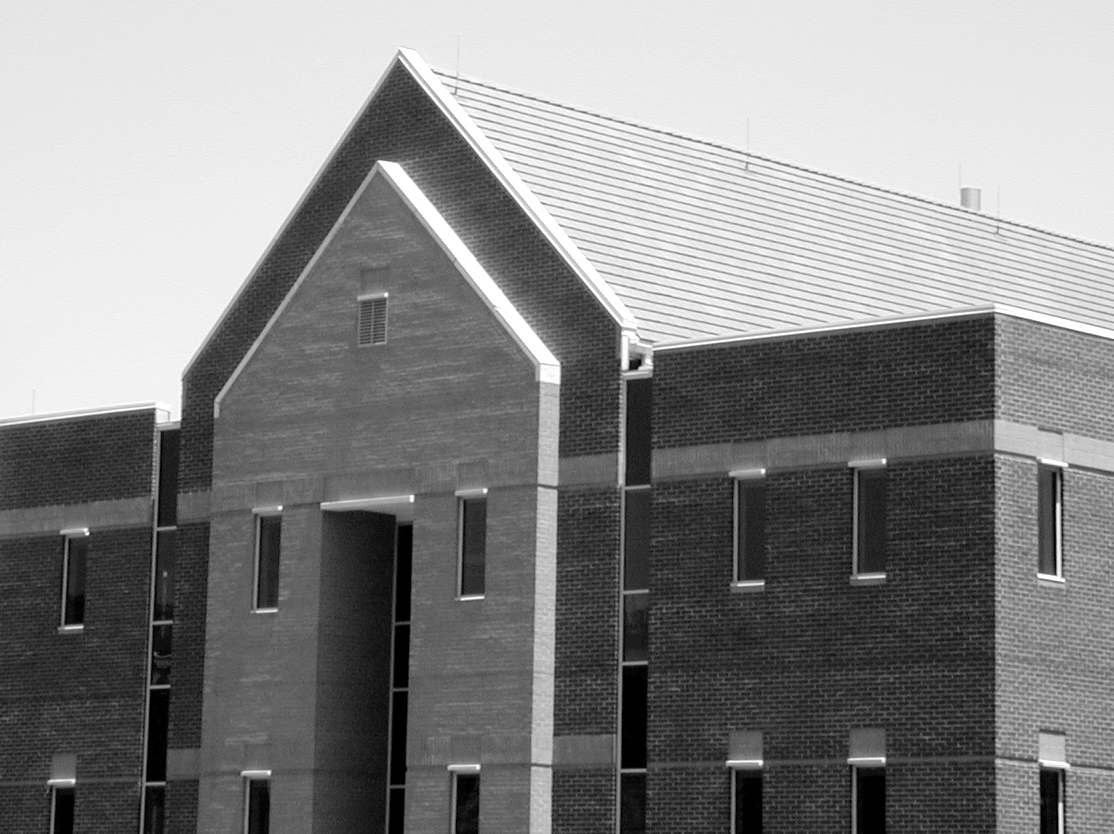
%> input picture BM5113 - Bilgisayarla Görme/reference_scripts/matlab functions II/building.tif, 1114 x 834 px
$ octave --eval "edge45minus(imread('../matlab functions II/building.tif'));"   (GNU Octave 9; MATLAB toolbox functions it lacks are replaced by stand-ins)
%> lines starting %> are read from the running program, lines starting %| are printed output that depends on the picture
function edge45minus(f)
f= im2double(f);
w45=[0 -1 -2;1 0 -1;2 1 0];
g45=imfilter(f,w45,'replicate');
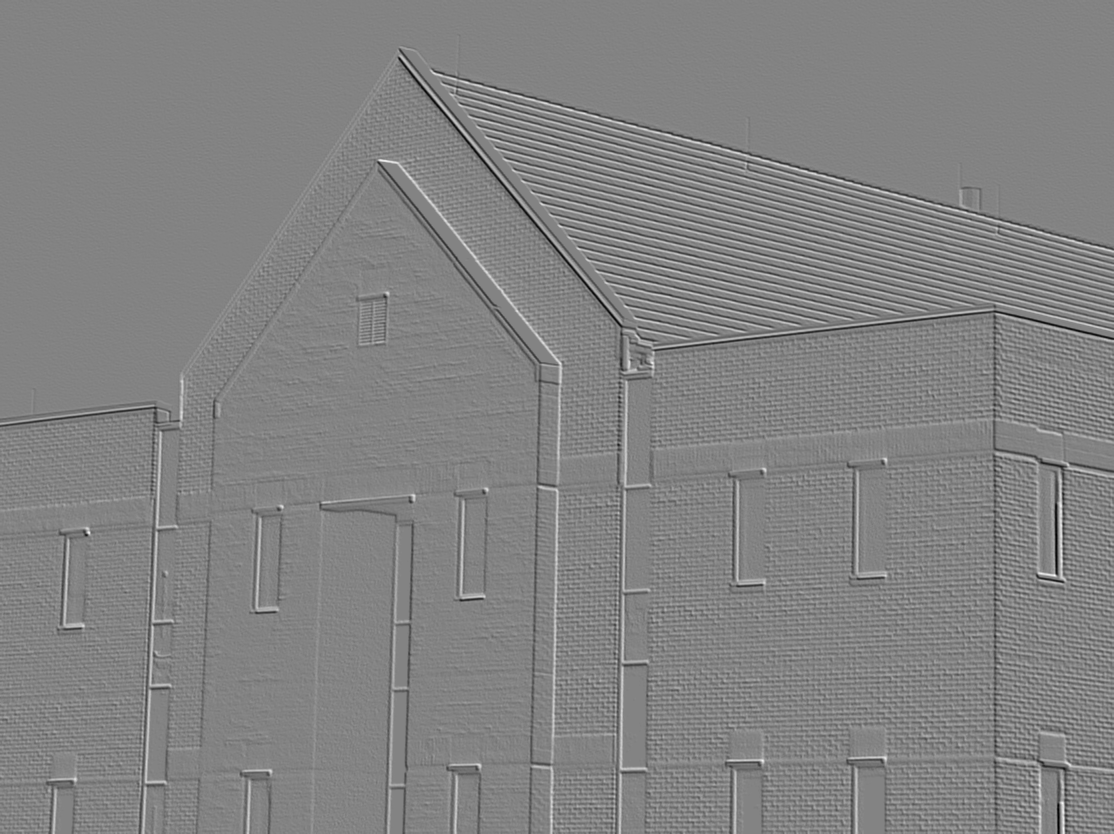
%> g45: size 834x1114 double; min -2.54, max 2.4, mean -0.0054; drawn with min black and max white
T=0.3*max(abs(g45(:)));
%> T = 0.762
g45=abs(g45)>T;
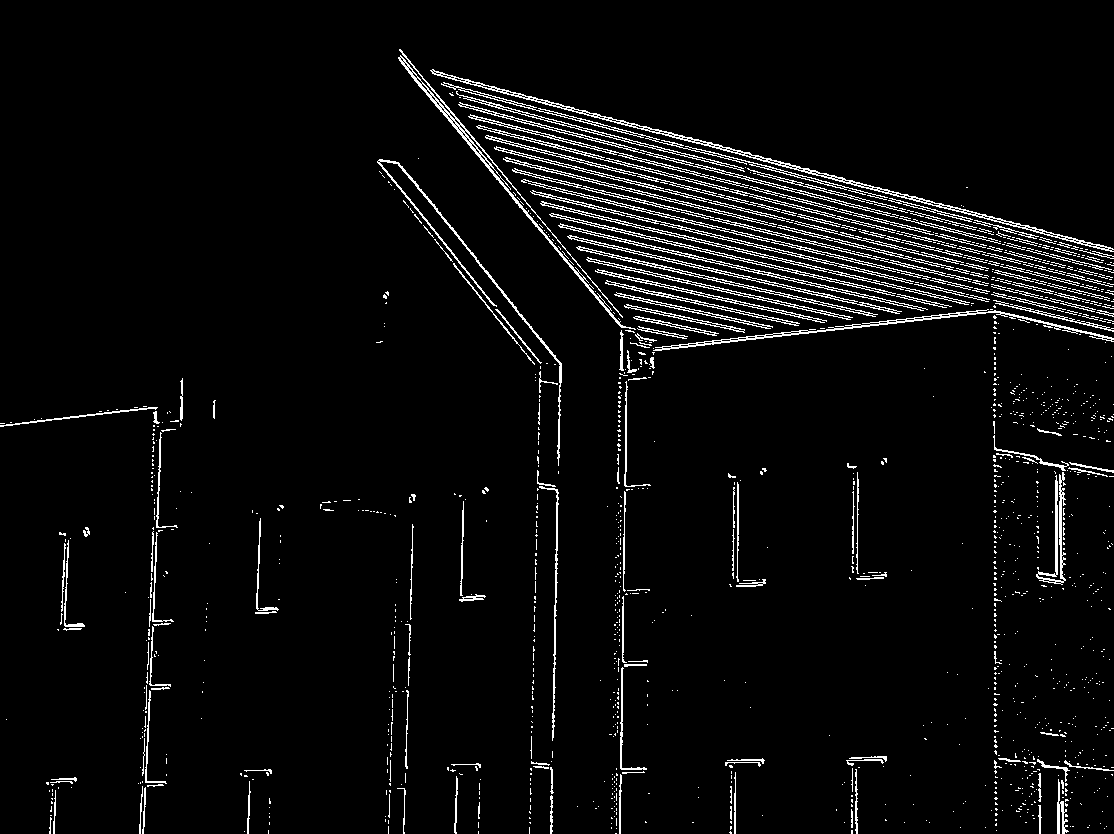
%> g45: size 834x1114 logical; 4.6% white in thin lines or dots
figure,
imshow(g45,[0 1])
end
